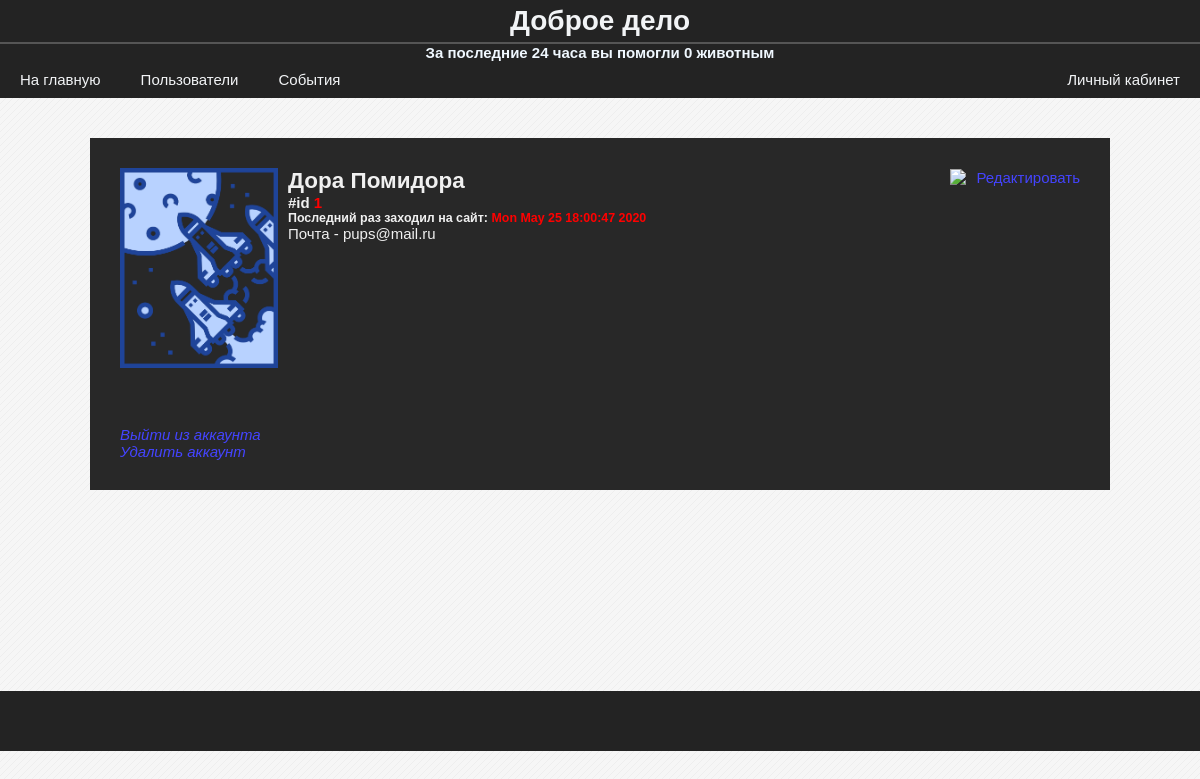
The app's page /user/1 (signed in) with its own data.
### data/model_users.py (models this page shows, shortened)
class User(SqlAlchemyBase, UserMixin, SerializerMixin):
    __tablename__ = 'users'
    id = sqlalchemy.Column(sqlalchemy.Integer,
                           primary_key=True, autoincrement=True)
    name = sqlalchemy.Column(sqlalchemy.String)
    email = sqlalchemy.Column(sqlalchemy.String)
    type = sqlalchemy.Column(sqlalchemy.Integer)
    last_time_in = sqlalchemy.Column(sqlalchemy.String,
                                     default=time.ctime)
    hashed_password = sqlalchemy.Column(sqlalchemy.String)
    events = sqlalchemy.orm.relation("Event", backref="user")
    photo = sqlalchemy.orm.relation("File", uselist=False)

### blueprints/users.py (the view)
@blueprint.route('/user/<int:user_id>')
def user(user_id):
    session = db_session.create_session()
    user = session.query(User).get(user_id)
    if not user:
        abort(404)
    return render_template('user.html', user=user)

### blueprints/user_authenticate.py (called while the page is built)
@login_manager.user_loader
def user_load(user_id):
    session = db_session.create_session()
    return session.query(User).get(user_id)

### data/db_session.py (called while the page is built)
def create_session() -> Session:
    global __factory
    return __factory()

### templates/user.html (shortened to what this page needs)
{% extends "base.html" %}
{% block content %}
    <div class="infolist">
        <div class='flexbox flex_c_nowr'>
            <div>
                <img src="/{{ user.photo.path if user.photo else 'static/images/none_image.png' }}" height="200px">
                <div class="flexbox flex_jcspacebetween_aicenter">
                    <h2>{{ user.name }}</h2>
                    {% if current_user.is_authenticated and current_user.id == user.id %}
                        <a href="/edit_user/{{ user.id }}" class='link'>
                            <img src="/static/images/edit_icon1.png" height="18px">Редактировать</a>
                    {% endif %}
                </div>
                <h4>#id <span style='color: red'>{{ user.id }}</span></h4>
                <h5>Последний раз заходил на сайт: <span style='color: red'>{{ user.last_time_in }}</span></h5>
                <p>Почта - {{ user.email }}</p>
            </div>
            <br>
            <br>
            <br>
            {% if current_user.is_authenticated and current_user.id == user.id %}
                <div>
                    <a href="/logout" class='link'><i>Выйти из аккаунта</i></a>
                    <br>
                    <a href="/del_user/{{ user.id }}" class='link'><i>Удалить аккаунт</i></a>
                </div>
            {% endif %}
        </div>
    </div>
{% endblock %}

### static/css/stylesheet.css (style rules this page uses)
body { background-color: #f6f6f6; font-family: "Calibri", sans-serif; font-size: 15px; }
* { margin: 0; padding: 0; }
a { text-decoration: none; }
.link { color: #44f; }
.flexbox { display: flex; }
.flex_c_nowr { flex-flow: column nowrap; }
.flex_jcspacebetween_aicenter { justify-content: space-between; align-items: flex-end; }
.infolist { display: block; width: 80%; margin: 40px auto; background-color: rgb(40, 40, 40); color: rgb(240, 240, 240); padding: 30px; }
.infolist img { float: left; margin: 0px 10px 7px 0px }

### records on screen
User: name "Дора Помидора", id "1", last_time_in "Mon May 25 18:00:47 2020", email "pups@mail.ru"

### other values on screen
{{ session.get('events_count', 0) }} "0"
